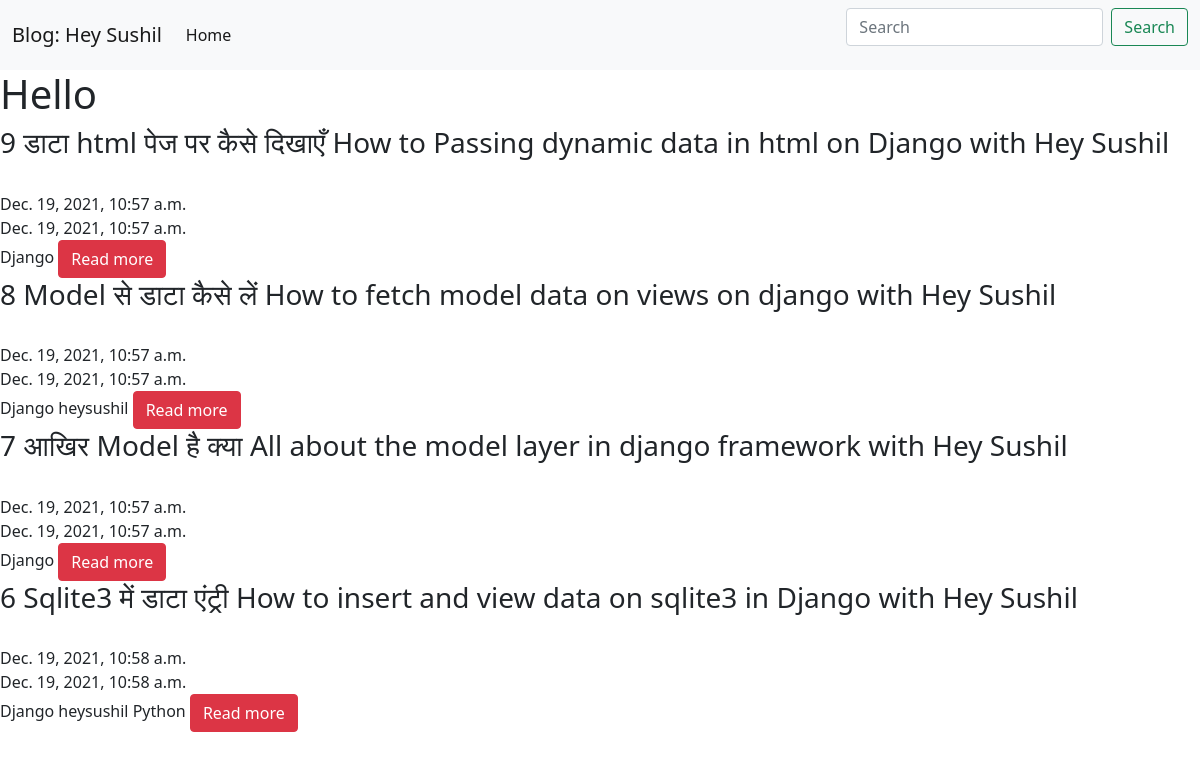
Screenshot of /blog/Django/ with the database file from the repository.
### blog/models.py (models this page shows)
class Post(models.Model):
    title = models.CharField(max_length=400)
    body = models.TextField()
    created_on = models.DateTimeField(auto_now_add=True)
    last_modifed = models.DateTimeField(auto_now=True)
    categories = models.ManyToManyField('Category', related_name='posts')

class Category(models.Model):
    name = models.CharField(max_length=50)

### blog/views.py (the view)
# urls.py: path("<category>/", views.blog_category, name="blog_category"),
def blog_category(request, category):
    posts = Post.objects.filter(categories__name__contains=category)
    context = {"posts":posts}
    return render(request, 'blog_categroy.html', context)

### blog/templates/blog_categroy.html (shortened to what this page needs)
{% extends 'blog_main.html' %}
{% block page_content %}
<h1>Hello</h1>
{% for data in posts %}
<h3>{{data.title}}</h3><br>
{{data.created_on}}<br>
{{data.last_modifed}}<br>
{% for categroy in data.categories.all %}
    {{categroy.name}}
{% endfor %}
<a class="btn btn-bg btn-danger" href="{% url 'blog_detial' data.pk %}">Read more</a>
{% endfor %}
{%endblock%}

### rows the page displays
Post: title "9 डाटा html पेज पर कैसे दिखाएँ How to Passing dynamic data in html on Django with Hey Sushil", created_on "Dec. 19, 2021, 10:57 a.m.", last_modifed "Dec. 19, 2021, 10:57 a.m."
Category: name "Django"
Post: title "8 Model से डाटा कैसे लें How to fetch model data on views on django with Hey Sushil", created_on "Dec. 19, 2021, 10:57 a.m.", last_modifed "Dec. 19, 2021, 10:57 a.m."
Category: name "heysushil"
Post: title "7 आखिर Model है क्या All about the model layer in django framework with Hey Sushil", created_on "Dec. 19, 2021, 10:57 a.m.", last_modifed "Dec. 19, 2021, 10:57 a.m."
Post: title "6 Sqlite3 में डाटा एंट्री How to insert and view data on sqlite3 in Django with Hey Sushil", created_on "Dec. 19, 2021, 10:58 a.m.", last_modifed "Dec. 19, 2021, 10:58 a.m."
Category: name "Python"
